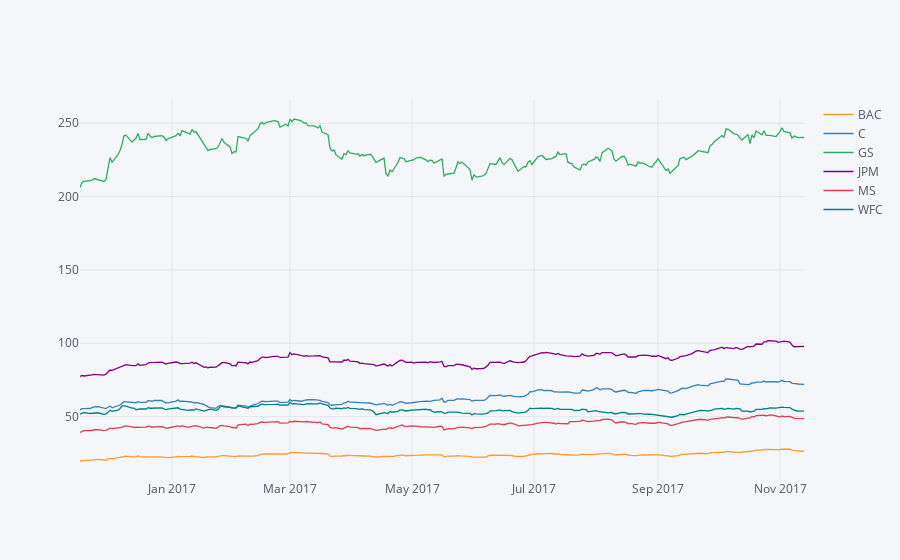

Notebook code cell kept with this figure:
### Code cell
bank_stocks.xs(key = 'Close', axis = 1, level = 'Stock Info').iplot()

### Figure 1 — Plotly figure (JSON) as saved in the notebook; plotly's stock layout.template omitted (floating-point values rounded to 4 significant figures; data arrays with more than 128 entries replaced by an {"elided": "..."} marker saying what was removed)
{"data": [{"line": {"color": "rgba(255, 153, 51, 1.0)", "dash": "solid", "width": 1.3}, "mode": "lines", "name": "BAC", "text": "", "type": "scatter", "x": {"elided": "250 str values"}, "y": {"elided": "250 float values"}}, {"line": {"color": "rgba(55, 128, 191, 1.0)", "dash": "solid", "width": 1.3}, "mode": "lines", "name": "C", "text": "", "type": "scatter", "x": {"elided": "250 str values"}, "y": {"elided": "250 float values"}}, {"line": {"color": "rgba(50, 171, 96, 1.0)", "dash": "solid", "width": 1.3}, "mode": "lines", "name": "GS", "text": "", "type": "scatter", "x": {"elided": "250 str values"}, "y": {"elided": "250 float values"}}, {"line": {"color": "rgba(128, 0, 128, 1.0)", "dash": "solid", "width": 1.3}, "mode": "lines", "name": "JPM", "text": "", "type": "scatter", "x": {"elided": "250 str values"}, "y": {"elided": "250 float values"}}, {"line": {"color": "rgba(219, 64, 82, 1.0)", "dash": "solid", "width": 1.3}, "mode": "lines", "name": "MS", "text": "", "type": "scatter", "x": {"elided": "250 str values"}, "y": {"elided": "250 float values"}}, {"line": {"color": "rgba(0, 128, 128, 1.0)", "dash": "solid", "width": 1.3}, "mode": "lines", "name": "WFC", "text": "", "type": "scatter", "x": {"elided": "250 str values"}, "y": {"elided": "250 float values"}}], "layout": {"legend": {"bgcolor": "#F5F6F9", "font": {"color": "#4D5663"}}, "paper_bgcolor": "#F5F6F9", "plot_bgcolor": "#F5F6F9", "titlefont": {"color": "#4D5663"}, "xaxis1": {"gridcolor": "#E1E5ED", "showgrid": true, "tickfont": {"color": "#4D5663"}, "title": "", "titlefont": {"color": "#4D5663"}, "zerolinecolor": "#E1E5ED"}, "yaxis1": {"gridcolor": "#E1E5ED", "showgrid": true, "tickfont": {"color": "#4D5663"}, "title": "", "titlefont": {"color": "#4D5663"}, "zerolinecolor": "#E1E5ED"}}}
